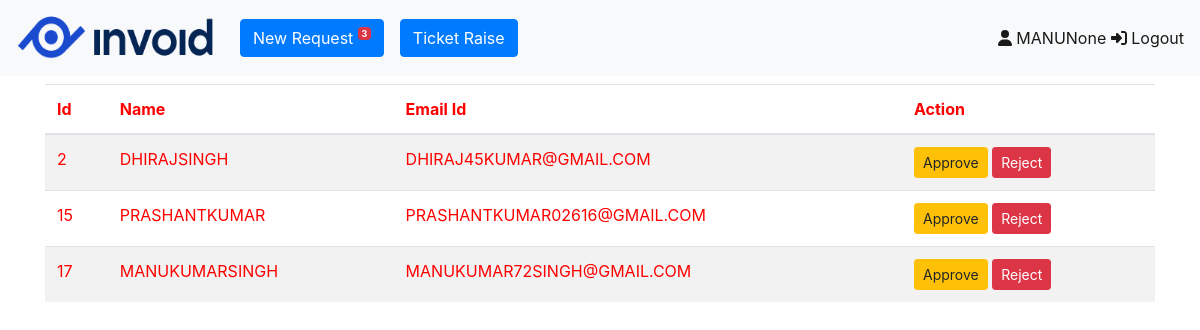
Page /viewallrequestB/ (signed in) on the committed database.
### User/models.py (models this page shows, shortened)
class User(models.Model):
    fname=models.CharField(max_length=50)
    lname =models.CharField(max_length=50,null=True)
    gen = models.CharField(max_length=7)
    email = models.EmailField(max_length=100,unique=True)
    pwd = models.CharField(max_length=10)
    utype = models.ForeignKey(UserType,on_delete=models.CASCADE)
    approvedby = models.IntegerField(null=True)
    approveldt = models.DateTimeField(null=True)

### User/views.py (the view)
# urls.py: path('viewallrequestB/',views.viewallrequestforbus),
def viewallrequestforbus(request):
    uid = request.session.get('uid', 'none')
    if uid == 'none':
        return redirect('/login/')
    un = request.session.get('un')
    uid = request.session.get('uid')
    ut = request.session.get('ut')
    new_request = User.objects.filter(approvedby= None)
    tnr = len(new_request)
    return render(request,'viewallrequestforbus.html',{'uid':uid,'tr':tnr,'nr':new_request,'un':un,'ut':ut})

### User/templates/viewallrequestforbus.html (shortened to what this page needs)
{% extends 'business.html'%}
{%block content%}
<div class="row">
    <div class="col-12">
        <table class="table table-striped" style="color:red">
            <thead>
                <tr>
                    <th>Id</th>
                    <th>Name</th>
                    <th>Email Id</th>
                    <th>Action</th>
                </tr>
            </thead>
            <tbody>
                {% for n in nr %}
            <tr>
                <td>{{ n.id}}</td>
                <td>{{ n.fname|upper}}{{n.lname|upper}}</td>
                <td>{{ n.email|upper}}</td>
                <td>
                    <a href="/approveduser/{{n.id}}/{{uid}}" class="btn btn-warning btn-sm">Approve</a>
                    <a href="/rejectuser/{{n.id}}" class="btn btn-danger btn-sm">Reject</a>
                </td>
            </tr>
            {%endfor%}
            </tbody>
        </table>
    </div>
</div>
{%endblock%}

### rows in the picture
User: id "2", fname "DHIRAJ", lname "SINGH", email "DHIRAJ45KUMAR@GMAIL.COM"
User: id "15", fname "PRASHANT", lname "KUMAR", email "PRASHANTKUMAR02616@GMAIL.COM"
User: id "17", fname "MANUKUMAR", lname "SINGH", email "MANUKUMAR72SINGH@GMAIL.COM"

### other values in the picture
{{ tr }} "3"
{{ un |upper }} "MANU"
{{ ut }} "None"
